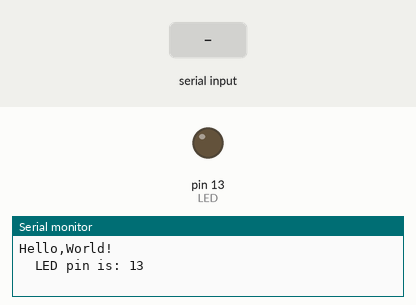
Recording of a sketch running on a simulated Arduino Uno, built with avr-gcc and run on an emulated ATmega328P. Parts: output pins drawn as LEDs (lit = HIGH), the last lines printed to the serial monitor. The inputs (shaded band) are chosen by the test bench.

Above: at 1.2 s.
1.3 s: "1" received over Serial
At 1.8 s:
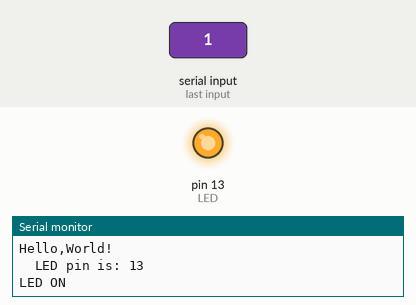
2.8 s: "0" received over Serial
At 4.2 s:
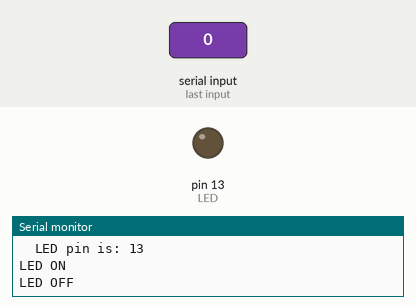
Timing chart, 0 to 5.8 s (numbered marks = the images above; inputs shaded):
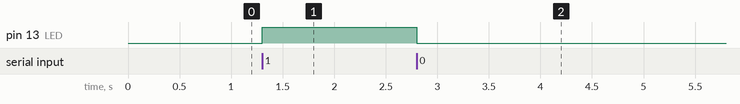

Measured:
- after the input at 1.3 s, pin 13 (LED): LOW → HIGH at once
- after the input at 2.8 s, pin 13 (LED): HIGH → LOW at once

The sketch:

hw1.ino
```cpp
const byte LED=13;
void setup() {
  Serial.begin(9600);
  Serial.println("Hello,World!");
  Serial.print("\tLED pin is: ");
  Serial.println(LED);
  pinMode(LED,OUTPUT);


}

void loop() {
  char val;
if(Serial.available() )
{
  val =Serial.read();
  switch(val)
  {
    case '1':
   digitalWrite(LED, HIGH);
   Serial.println("LED ON");
   break;

  case '0':
    digitalWrite(LED, LOW);
    Serial.println("LED OFF");
    break;

  default:
     Serial.println("XXXX");
  }
}
}
```
